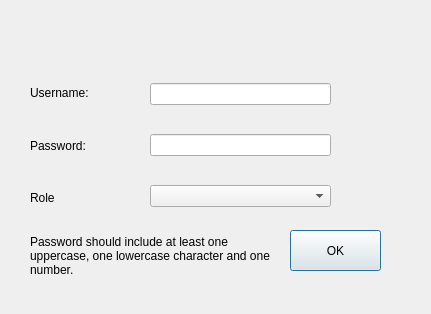
<?xml version="1.0" encoding="UTF-8"?>
<ui version="4.0">
 <class>AddUserForm</class>
 <widget class="QDialog" name="AddUserForm">
  <property name="geometry">
   <rect>
    <x>0</x>
    <y>0</y>
    <width>431</width>
    <height>314</height>
   </rect>
  </property>
  <property name="windowTitle">
   <string>Dialog</string>
  </property>
  <widget class="QPushButton" name="pushButton_OK">
   <property name="geometry">
    <rect>
     <x>290</x>
     <y>230</y>
     <width>91</width>
     <height>41</height>
    </rect>
   </property>
   <property name="text">
    <string>OK</string>
   </property>
  </widget>
  <widget class="QWidget" name="layoutWidget">
   <property name="geometry">
    <rect>
     <x>30</x>
     <y>70</y>
     <width>111</width>
     <height>151</height>
    </rect>
   </property>
   <layout class="QVBoxLayout" name="verticalLayout">
    <item>
     <widget class="QLabel" name="label_Username">
      <property name="text">
       <string>Username:</string>
      </property>
     </widget>
    </item>
    <item>
     <widget class="QLabel" name="label_Password">
      <property name="text">
       <string>Password:</string>
      </property>
     </widget>
    </item>
    <item>
     <widget class="QLabel" name="label_Role">
      <property name="text">
       <string>Role</string>
      </property>
     </widget>
    </item>
   </layout>
  </widget>
  <widget class="QWidget" name="layoutWidget">
   <property name="geometry">
    <rect>
     <x>150</x>
     <y>60</y>
     <width>181</width>
     <height>171</height>
    </rect>
   </property>
   <layout class="QVBoxLayout" name="verticalLayout_2">
    <item>
     <widget class="QLineEdit" name="lineEdit_Username"/>
    </item>
    <item>
     <widget class="QLineEdit" name="lineEdit_Password">
      <property name="echoMode">
       <enum>QLineEdit::EchoMode::Password</enum>
      </property>
     </widget>
    </item>
    <item>
     <widget class="QComboBox" name="comboBox_Role"/>
    </item>
   </layout>
  </widget>
  <widget class="QLabel" name="label_password_warning">
   <property name="geometry">
    <rect>
     <x>30</x>
     <y>230</y>
     <width>251</width>
     <height>51</height>
    </rect>
   </property>
   <property name="text">
    <string>Password should include at least one uppercase, one lowercase character and one number.</string>
   </property>
   <property name="wordWrap">
    <bool>true</bool>
   </property>
  </widget>
 </widget>
 <resources/>
 <connections/>
</ui>
